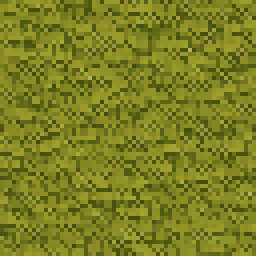
#> input picture app/assets/images/terrain/base_64/plains_base_64_v5.png, 64 x 64 px, found by its file name (shown 4 times larger)
$ python wang_corner_anchor_inpaint_poc.py
#> lines starting #> are read from the running program, lines starting #| are printed output that depends on the picture; after the words box and inside, x2 and y2 are one past the last pixel; in counts of white or black regions, pixels touching at a corner belong together
#!/usr/bin/env python3
"""
PoC: one 64×64 Wang-style tile from 16×16 corner anchors + async inpaint-v3.

Separate from generate_sea_plains_wang_inpaint_64.py (contracts / cross / strips).

Corners NW→NE→SW→SE: P = plains crop, S = sea crop from respective base PNGs.
Default pattern PPPS = three plains corners + sea at SE (wang_index 14 per SPEC).

Composite (option A): transparent 64×64, paste four 16×16 anchors only.
Mask: black = keep anchors, white = inpaint (PixelLab convention).

Requires PIXELLAB_API_KEY. Verbatim description: SPEC/ui/tileset/plains-sea-wang-inpaint-64.md § Wang tiles.
"""
from __future__ import annotations

import argparse
import base64
import io
import json
import logging
import os
import sys
import time
from pathlib import Path
from typing import Any

LOG = logging.getLogger("pytool.wang_corner_anchor")


def configure_logging(*, verbose: bool) -> None:
    level = logging.DEBUG if verbose else logging.INFO
    logging.basicConfig(
        level=level,
        format="%(levelname)s [%(name)s] %(message)s",
        stream=sys.stderr,
        force=True,
    )

import requests
from PIL import Image, ImageDraw

API_BASE = "https://api.pixellab.ai/v2"

TILE = 64
SUB = 16

VERBATIM_WANG_INPAINT_DESCRIPTION = (
    "pixel art high-detail top-down orthographic strategy map terrain seamlessly extend "
    "grassland plains and open sea from kept corners and edges into the masked region blend "
    "gradually across the boundary over several pixels matching local hue value and grain avoid "
    "abrupt color steps bright rims or sharp cutoffs natural shoreline where land meets sea match "
    "palette texture and pixel-scale detail of kept areas no visible seam "
    "the masked interior is the same tile as the kept frame only continue what arms sixteen-pixel "
    "center bands and anchor corners already show same land versus sea story palette grain and scale "
    "at the mask edge do not invent a different biome lighting or focal theme in the center that "
    "contradicts those pixels"
)

CORNER_NAMES = ("nw", "ne", "sw", "se")
# (left, upper) paste position for each corner's 16×16 anchor
PASTE_POS = {"nw": (0, 0), "ne": (48, 0), "sw": (0, 48), "se": (48, 48)}
# PIL crop box (l, u, r, l) for 16×16 at each corner of a 64×64 base
CROP_BOX = {
    "nw": (0, 0, SUB, SUB),
    "ne": (TILE - SUB, 0, TILE, SUB),
    "sw": (0, TILE - SUB, SUB, TILE),
    "se": (TILE - SUB, TILE - SUB, TILE, TILE),
}


def get_api_key() -> str:
    key = os.environ.get("PIXELLAB_API_KEY")
    if not key or not key.strip():
        LOG.error("PIXELLAB_API_KEY is not set")
        sys.exit(1)
    LOG.debug("API key present (length=%d)", len(key.strip()))
    return key.strip()


def parse_corners(s: str) -> tuple[bool, bool, bool, bool]:
    """Return (nw, ne, sw, se) True=plains, False=sea."""
#> called with s = 'PPPS'
    t = s.strip().upper()
    if len(t) != 4:
        LOG.error("--corners must be exactly 4 letters (NW NE SW SE order), e.g. PPPS")
        sys.exit(1)
    out: list[bool] = []
    for c in t:
        if c == "P":
            out.append(True)
        elif c == "S":
            out.append(False)
        else:
            LOG.error("Invalid corner char %r; use only P or S", c)
            sys.exit(1)
    return (out[0], out[1], out[2], out[3])


def wang_index(nw: bool, ne: bool, sw: bool, se: bool) -> int:
    """SPEC: true=upper(plains); index = NW*8 + NE*4 + SW*2 + SE."""
#> in main, plains_img is the input picture: PIL image 64x64 RGBA; mean R, G, B, A 123.7, 127.3, 33.6, 255
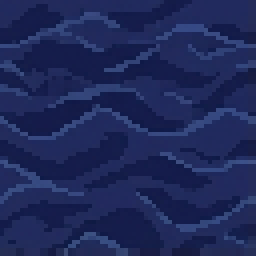
#> input picture app/assets/images/terrain/base_64/sea_base_64.png, 64 x 64 px, found by its file name (shown 4 times larger)
#> in main, sea_img is the input picture: PIL image 64x64 RGBA; mean R, G, B, A 30.5, 40.3, 88.8, 255
    return (8 if nw else 0) | (4 if ne else 0) | (2 if sw else 0) | (1 if se else 0)


def assert_base_size(img: Image.Image, path: Path) -> None:
    if img.size != (TILE, TILE):
        LOG.error(
            "Expected %d×%d base: %s is %d×%d",
            TILE,
            TILE,
            path,
            img.size[0],
            img.size[1],
        )
        sys.exit(1)


def build_composite_and_mask(
    plains: Image.Image,
    sea: Image.Image,
    corners: tuple[bool, bool, bool, bool],
) -> tuple[Image.Image, Image.Image]:
    """RGBA composite + L mask (white=inpaint, black=keep)."""
#> called with corners = (True, True, True, False)
    LOG.info("build composite: %d×%d transparent base + %d×%d corner anchors", TILE, TILE, SUB, SUB)
    composite = Image.new("RGBA", (TILE, TILE), (0, 0, 0, 0))
#> composite: PIL image 64x64 RGBA; every value is 0
    mask = Image.new("L", (TILE, TILE), 255)
#> mask: PIL image 64x64 L; every value is 255
    draw = ImageDraw.Draw(mask)
    for i, name in enumerate(CORNER_NAMES):
        use_plains = corners[i]
        src = plains if use_plains else sea
        terrain = "plains" if use_plains else "sea"
        crop = src.crop(CROP_BOX[name])
        x, y = PASTE_POS[name]
        LOG.info(
            "  anchor %s: %s crop_box=%s paste=(%d,%d)",
            name,
            terrain,
            CROP_BOX[name],
            x,
            y,
        )
        composite.paste(crop, (x, y))
        # Pillow rectangle includes right and bottom edges: [x,y,x+SUB,y+SUB] is (SUB+1)² px.
        # Use inclusive end at x+SUB-1, y+SUB-1 to match a SUB×SUB paste exactly.
        draw.rectangle([x, y, x + SUB - 1, y + SUB - 1], fill=0)
#> this loop made 4 passes
#> pass 1, in build_composite_and_mask, `crop = src.crop(CROP_BOX[name])`:
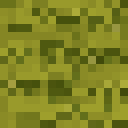
#> crop: PIL image 16x16 RGBA (shown 8 times larger); mean R, G, B, A 126.6, 130.2, 34.1, 255
#> pass 2, in build_composite_and_mask, `crop = src.crop(CROP_BOX[name])`:
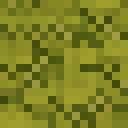
#> crop: PIL image 16x16 RGBA (shown 8 times larger); mean R, G, B, A 124.3, 127.6, 34.1, 255
#> pass 3, in build_composite_and_mask, `crop = src.crop(CROP_BOX[name])`:
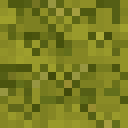
#> crop: PIL image 16x16 RGBA (shown 8 times larger); mean R, G, B, A 122.6, 126.3, 33.3, 255
#> after the loop:
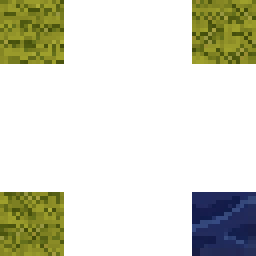
#> composite: PIL image 64x64 RGBA (shown 4 times larger); mean R, G, B, A 25.3, 26.6, 11.9, 63.8; transparent parts drawn white
#> after the loop:
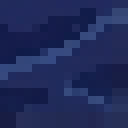
#> crop: PIL image 16x16 RGBA (shown 8 times larger); mean R, G, B, A 32, 42.1, 89.1, 255
    hist = mask.histogram()
#> hist = 256 values, max 3072 at index 255, min 0 at index 1, mean 16
    kept = hist[0] if hist else 0
#> kept = 1024
    inpaint_px = TILE * TILE - kept
#> inpaint_px = 3072
    LOG.info(
        "build mask: L mode white=inpaint black=keep; keep_pixels=%d inpaint_pixels=%d",
        kept,
        inpaint_px,
    )
    return composite, mask


# [158 lines left out: functions png_file_to_b64_field, submit_inpaint_v3, _find_base64_image, decode_result_png, poll_until_done, not called in this run]


def main() -> None:
    repo = Path(__file__).resolve().parent.parent
    default_base = repo / "app/assets/images/terrain/base_64"
    default_out_dir = default_base / "_poc_wang_corner_anchor"

    p = argparse.ArgumentParser(
        description="PoC: 64×64 tile from 16×16 corner anchors + inpaint-v3 (async)"
    )
    p.add_argument(
        "--plains",
        type=Path,
        default=default_base / "plains_base_64_v5.png",
        help="64×64 plains base (default: plains_base_64_v5.png)",
    )
    p.add_argument(
        "--sea",
        type=Path,
        default=default_base / "sea_base_64.png",
        help="64×64 sea base",
    )
    p.add_argument(
        "--corners",
        type=str,
        default="PPPS",
        help="Four chars NW NE SW SE: P=plains S=sea (default PPPS)",
    )
    p.add_argument(
        "--out-dir",
        type=Path,
        default=default_out_dir,
        help="Directory for composite, mask, output, meta JSON",
    )
    p.add_argument(
        "--description",
        type=str,
        default=VERBATIM_WANG_INPAINT_DESCRIPTION,
        help="inpaint-v3 prompt (default: SPEC verbatim Wang description)",
    )
    p.add_argument(
        "--no-crop-to-mask",
        action="store_true",
        help="Pass crop_to_mask=false (default: true)",
    )
    p.add_argument(
        "--dry-run",
        action="store_true",
        help="Only write composite + mask + meta; do not call API",
    )
    p.add_argument(
        "--poll-interval",
        type=float,
        default=8.0,
        help="Seconds between job polls",
    )
    p.add_argument(
        "--max-polls",
        type=int,
        default=200,
        help="Max poll attempts",
    )
    p.add_argument(
        "--verbose",
        "-v",
        action="store_true",
        help="DEBUG logs (payload sizes, API details)",
    )
    args = p.parse_args()
    configure_logging(verbose=args.verbose)

    corners = parse_corners(args.corners)
    idx = wang_index(*corners)
    out_dir: Path = args.out_dir.resolve()
    LOG.info(
        "start corners=%s wang_index=%d out_dir=%s dry_run=%s",
        args.corners.strip().upper(),
        idx,
        out_dir,
        args.dry_run,
    )

    out_dir.mkdir(parents=True, exist_ok=True)
    LOG.debug("ensured out_dir exists")

    plains_path = args.plains.resolve()
    sea_path = args.sea.resolve()
    if not plains_path.is_file():
        LOG.error("Missing plains base: %s", plains_path)
        sys.exit(1)
    if not sea_path.is_file():
        LOG.error("Missing sea base: %s", sea_path)
        sys.exit(1)

    LOG.info("load plains base: %s", plains_path)
    plains_img = Image.open(plains_path).convert("RGBA")
    LOG.info("load sea base: %s", sea_path)
    sea_img = Image.open(sea_path).convert("RGBA")
    assert_base_size(plains_img, plains_path)
    assert_base_size(sea_img, sea_path)

    composite, mask = build_composite_and_mask(plains_img, sea_img, corners)
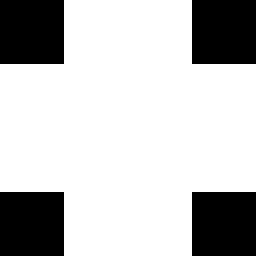
#> mask: PIL image 64x64 L (shown 4 times larger); 75% white; 4 black regions, box (x1, y1, x2, y2) and area: (0, 0, 16, 16) 256, (48, 0, 64, 16) 256, (0, 48, 16, 64) 256, (48, 48, 64, 64) 256
    plains_img.close()
    sea_img.close()

    stem = f"corner_anchor_wang_{args.corners.strip().upper()}_{idx}"
    comp_path = out_dir / f"{stem}_composite.png"
    mask_path = out_dir / f"{stem}_mask.png"
    composite.save(comp_path)
    mask.save(mask_path)
    LOG.info("wrote composite: %s", comp_path)
    LOG.info("wrote mask: %s", mask_path)

    meta = {
        "corners_arg": args.corners.strip().upper(),
        "wang_index": idx,
        "plains_base": str(plains_path),
        "sea_base": str(sea_path),
        "composite": str(comp_path),
        "mask": str(mask_path),
        "subtile_px": SUB,
        "crop_to_mask": not args.no_crop_to_mask,
        "description": args.description,
    }
    meta_path = out_dir / f"{stem}_meta.json"
    meta_path.write_text(json.dumps(meta, indent=2), encoding="utf-8")
    LOG.info("wrote meta: %s", meta_path)

    if args.dry_run:
        LOG.info("dry run: skipping API")
        return

    api_key = get_api_key()
    crop_to_mask = not args.no_crop_to_mask
    job_id = submit_inpaint_v3(
        api_key,
        description=args.description,
        composite_path=comp_path,
        mask_path=mask_path,
        width=TILE,
        height=TILE,
        crop_to_mask=crop_to_mask,
    )
    completed = poll_until_done(
        api_key,
        job_id,
        interval_s=args.poll_interval,
        max_attempts=args.max_polls,
    )
    png = decode_result_png(completed, width=TILE, height=TILE)
    out_png = out_dir / f"{stem}_inpaint.png"
    out_png.write_bytes(png)
    meta["job_id"] = job_id
    meta["output_png"] = str(out_png)
    meta_path.write_text(json.dumps(meta, indent=2), encoding="utf-8")
    LOG.info("wrote output: %s (%d bytes)", out_png, len(png))
    LOG.info("updated meta with job_id and output: %s", meta_path)
    LOG.info("done")


if __name__ == "__main__":
#> (the run stopped early here; a loop or call above may not have finished)
